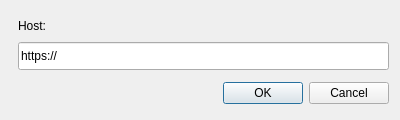
<?xml version="1.0" encoding="UTF-8"?>
<ui version="4.0">
 <class>MisskeyAuthWindow</class>
 <widget class="QDialog" name="MisskeyAuthWindow">
  <property name="geometry">
   <rect>
    <x>0</x>
    <y>0</y>
    <width>400</width>
    <height>120</height>
   </rect>
  </property>
  <property name="windowTitle">
   <string>Login to Misskey</string>
  </property>
  <widget class="QLineEdit" name="hostLineEdit">
   <property name="geometry">
    <rect>
     <x>18</x>
     <y>42</y>
     <width>371</width>
     <height>28</height>
    </rect>
   </property>
   <property name="text">
    <string>https://</string>
   </property>
   <property name="placeholderText">
    <string>https://</string>
   </property>
  </widget>
  <widget class="QDialogButtonBox" name="buttonBox">
   <property name="geometry">
    <rect>
     <x>18</x>
     <y>77</y>
     <width>371</width>
     <height>32</height>
    </rect>
   </property>
   <property name="orientation">
    <enum>Qt::Orientation::Horizontal</enum>
   </property>
   <property name="standardButtons">
    <set>QDialogButtonBox::StandardButton::Cancel|QDialogButtonBox::StandardButton::Ok</set>
   </property>
  </widget>
  <widget class="QLabel" name="label">
   <property name="geometry">
    <rect>
     <x>18</x>
     <y>18</y>
     <width>58</width>
     <height>16</height>
    </rect>
   </property>
   <property name="text">
    <string>Host:</string>
   </property>
  </widget>
 </widget>
 <resources/>
 <connections>
  <connection>
   <sender>buttonBox</sender>
   <signal>rejected()</signal>
   <receiver>MisskeyAuthWindow</receiver>
   <slot>reject()</slot>
   <hints>
    <hint type="sourcelabel">
     <x>203</x>
     <y>92</y>
    </hint>
    <hint type="destinationlabel">
     <x>199</x>
     <y>59</y>
    </hint>
   </hints>
  </connection>
 </connections>
</ui>
